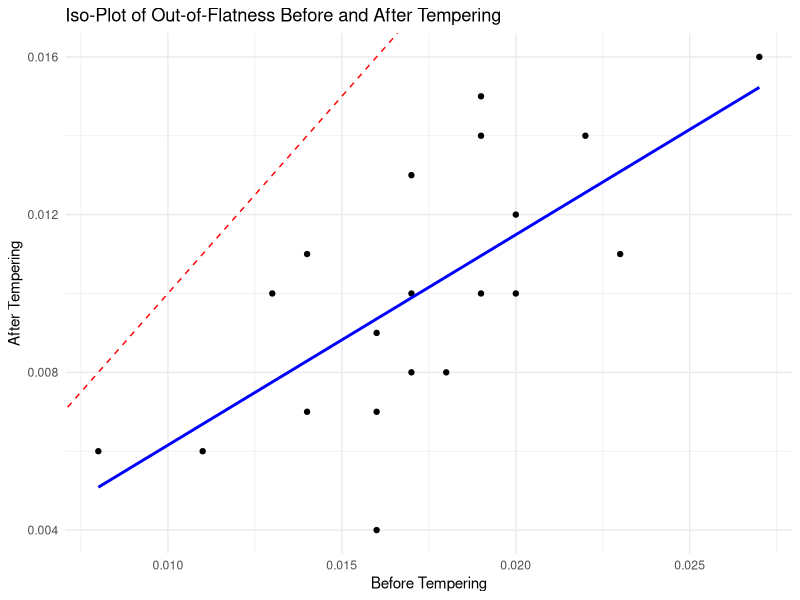

This chart was generated by the following R code:
## ---- chunk 1
knitr::opts_chunk$set(echo = TRUE)
## ---- chunk 2
# Load necessary libraries
library(dplyr)

# Load the data
data <- read.csv('ToolLife.csv')

# View the first few rows of the data
head(data)

# Calculate mean and variance for each vendor
summary_stats <- data %>%
  group_by(vendor) %>%
  summarise(
    mean_life = mean(life),
    variance_life = var(life)
  )

print(summary_stats)

# Hypothesis testing for the means
t_test_results <- t.test(life ~ vendor, data = data)

# Display the t-test results
print(t_test_results)

## ---- chunk 3
# Data
straight_data <- data.frame(
  before = c(0.008, 0.006, 0.010, 0.012, 0.009, 0.008, 0.011, 0.010, 0.016, 0.004,
             0.016, 0.012, 0.014, 0.013, 0.012, 0.013, 0.015, 0.013, 0.012, 0.013),
  after = c(0.004, 0.005, 0.022, 0.020, 0.014, 0.015, 0.008, 0.012, 0.013, 0.017,
            0.014, 0.016, 0.013, 0.011, 0.010, 0.014, 0.006, 0.008, 0.015, 0.013)
)

## ---- chunk 4
# Paired t-test
t_test_result <- t.test(straight_data$before, straight_data$after, paired = TRUE)

# Display test results
t_test_result

## ---- chunk 5
# Given F statistic
F_value <- 0.6233

# Degrees of freedom
df1 <- 11
df2 <- 14

# Calculate the p-value
p_value <- pf(F_value, df1, df2, lower.tail = TRUE) * 2
p_value

## ---- chunk 6

# Load necessary libraries
library(tidyverse)
library(ggplot2)
library(broom)

# Load the data
data <- read.table(text = "before after
0.016 0.009
0.014 0.011
0.008 0.006
0.013 0.010
0.019 0.014
0.027 0.016
0.017 0.010
0.020 0.012
0.017 0.013
0.018 0.008
0.016 0.007
0.011 0.006
0.019 0.010
0.014 0.007
0.023 0.011
0.020 0.010
0.019 0.015
0.016 0.004
0.017 0.008
0.022 0.014", header = TRUE)

# Check data structure
str(data)


# Normality test (Shapiro-Wilk)
# Shapiro-Wilk test for normality
shapiro.test(data$before)
shapiro.test(data$after)


# F-test for equal variances
var.test(data$before, data$after)

# Paired t-test
t.test(data$before, data$after, paired = TRUE)



## ---- chunk 7
library(ggplot2)

# Data
data <- data.frame(
  before = c(0.016, 0.014, 0.008, 0.013, 0.019, 0.027, 0.017, 0.020, 0.017, 0.018, 0.016, 0.011, 0.019, 0.014, 0.023, 0.020, 0.019, 0.016, 0.017, 0.022),
  after = c(0.009, 0.011, 0.006, 0.010, 0.014, 0.016, 0.010, 0.012, 0.013, 0.008, 0.007, 0.006, 0.010, 0.007, 0.011, 0.010, 0.015, 0.004, 0.008, 0.014)
)

# Iso-Plot
ggplot(data, aes(x = before, y = after)) +
  geom_point() +
  geom_abline(intercept = 0, slope = 1, linetype = "dashed", color = "red") + # ISO line
  geom_smooth(method = "lm", se = FALSE, color = "blue") + # Line of best fit
  labs(title = "Iso-Plot of Out-of-Flatness Before and After Tempering",
       x = "Before Tempering",
       y = "After Tempering") +
  theme_minimal()

## ---- chunk 8
# Parameters
accidents_before <- 15
years_before <- 2
accidents_after <- 10
years_after <- 1

# Calculate rates
rate_before <- accidents_before / years_before  # Rate before program
rate_after <- accidents_after / years_after     # Rate after program

# Calculate p-value using Poisson distribution
p_value <- ppois(accidents_after - 1, rate_before)  # ppois gives P(X ≤ accidents_after - 1) for Poisson(rate_before)

# Display p-value
p_value

## ---- chunk 9
# Creating the contingency table based on provided data
mcnemar_table <- matrix(c(10, 4, 34, 102), nrow = 2, byrow = TRUE,
                        dimnames = list("Before Buffing" = c("Reject", "Accept"),
                                        "After Buffing" = c("Reject", "Accept")))

# Performing McNemar's Test
test_result <- mcnemar.test(mcnemar_table)

# Displaying the result
test_result

# Interpretation
dependency_source <- "Repeated measures"
p_value <- test_result$p.value
null_hypothesis_decision <- ifelse(p_value < 0.05, "Reject the Null Hypothesis", "Accept / Fail to Reject the Null Hypothesis")

list(dependency_source = dependency_source, p_value = p_value, null_hypothesis_decision = null_hypothesis_decision)


